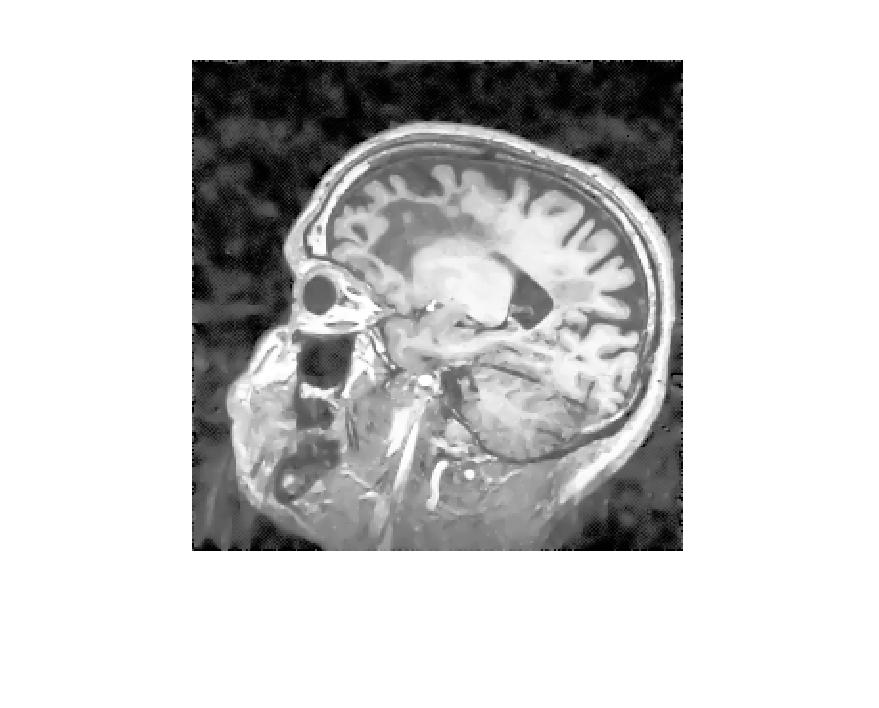
%> input picture Question_5/brain.tech.jpg, 879 x 708 px
$ octave CSE377MidtermQ5.m   (GNU Octave 9; MATLAB toolbox functions it lacks are replaced by stand-ins)
%> lines starting %> are read from the running program, lines starting %| are printed output that depends on the picture
%Daniel Peterson - 109091561

img = imread('brain.tech.jpg'); %read image
%> img is the input picture: size 708x879x3 uint8; min 0, max 255, mean 204.4
img2 = rgb2gray(img);   %convert to grayscale
smoothed_img = imgaussfilt(img2, 0.5); %smooth image by sigma 0.5
figure,
imshow(smoothed_img); %show image
imwrite(smoothed_img,'brain.tech-smoothed.jpg', 'jpg');%write image
smoothed_img = imgaussfilt(img2, 5);%smooth image by sigma 5
figure,
imshow(smoothed_img); %show image
imwrite(smoothed_img,'brain.tech-smoothed2.jpg', 'jpg');%write image
smoothed_img = imgaussfilt(img2, 10);%smooth image by sigma 10
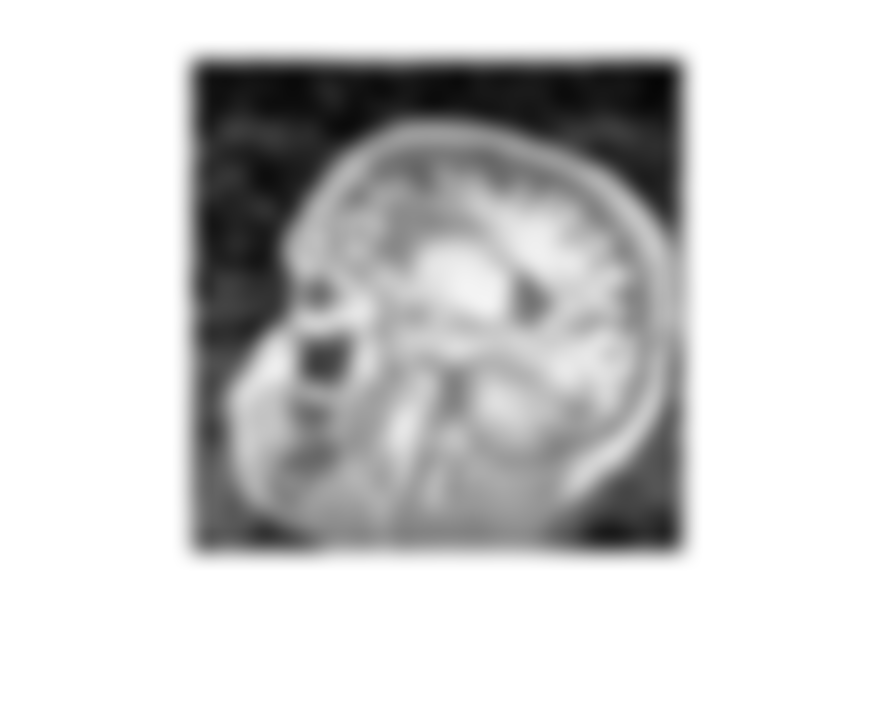
%> smoothed_img: size 708x879 uint8; min 5, max 255, mean 204.4
figure,
imshow(smoothed_img); %show image
imwrite(smoothed_img,'brain.tech-smoothed3.jpg', 'jpg');%write image
smoothed_img = imgaussfilt(img2, [1,7.5]);%smooth image by sigma x=1, y=7.5
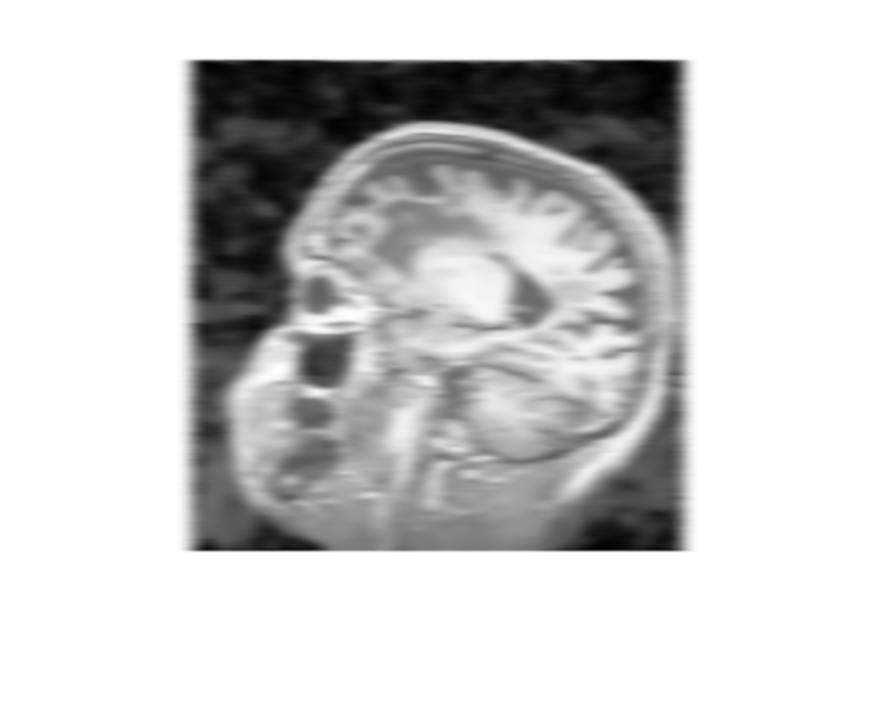
%> smoothed_img: size 708x879 uint8; min 2, max 255, mean 204.4; mean of the top-left, top-right, bottom-left and bottom-right quarters 179.1, 197.2, 220.1, 221.3
figure,
imshow(smoothed_img); %show image
imwrite(smoothed_img,'brain.tech-smoothed4.jpg', 'jpg');%write image
smoothed_img = imgaussfilt(img2, [7.5,1]);%smooth image by sigma x=7.5, y=1
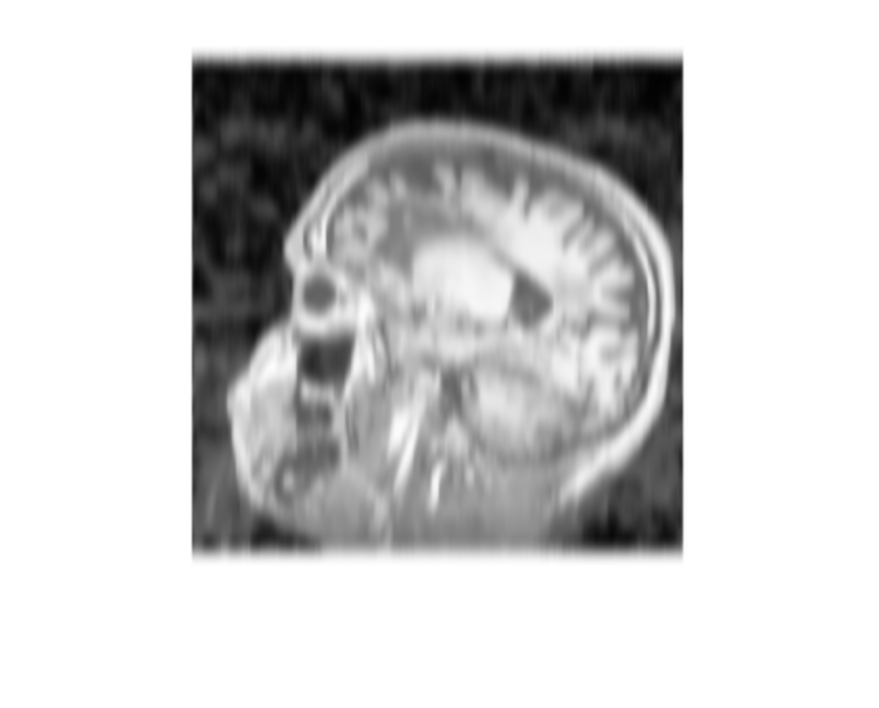
%> smoothed_img: size 708x879 uint8; min 2, max 255, mean 204.4; mean of the top-left, top-right, bottom-left and bottom-right quarters 179, 197.2, 220.2, 221.3
figure,
imshow(smoothed_img); %show image
imwrite(smoothed_img,'brain.tech-smoothed5.jpg', 'jpg');%write image

img = imread('heart.jpg'); %read image
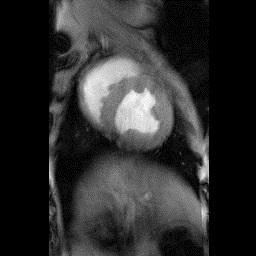
%> input picture Question_5/heart.jpg, 256 x 256 px
%> img is the input picture: size 256x256x3 uint8; min 0, max 255, mean 45.4
img2 = rgb2gray(img);   %convert to grayscale
%> img2: size 256x256 uint8
smoothed_img = imgaussfilt(img2, 0.5);%smooth image by sigma 0.5
%> smoothed_img: size 256x256 uint8
figure,
imshow(smoothed_img); %show image
imwrite(smoothed_img,'heart-smoothed.jpg', 'jpg');%write image
smoothed_img = imgaussfilt(img2, 5);%smooth image by sigma 5
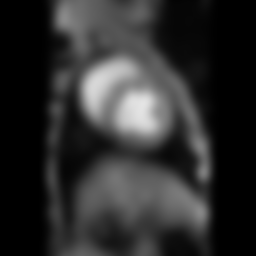
%> smoothed_img: size 256x256 uint8; min 0, max 228, mean 45.4
figure,
imshow(smoothed_img); %show image
imwrite(smoothed_img,'heart-smoothed2.jpg', 'jpg');%write image
smoothed_img = imgaussfilt(img2, 10);%smooth image by sigma 10
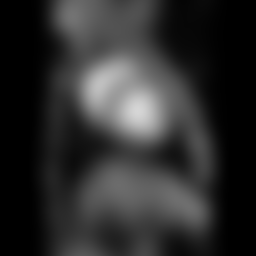
%> smoothed_img: size 256x256 uint8; min 0, max 214, mean 45.4
figure,
imshow(smoothed_img); %show image
imwrite(smoothed_img,'heart-smoothed3.jpg', 'jpg');%write image
smoothed_img = imgaussfilt(img2, [1,7.5]);%smooth image by sigma x = 1, y = 7.5
figure,
imshow(smoothed_img); %show image
imwrite(smoothed_img,'heart-smoothed4.jpg', 'jpg');%write image
smoothed_img = imgaussfilt(img2, [7.5,1]);%smooth image by sigma x = 7.5, y = 1
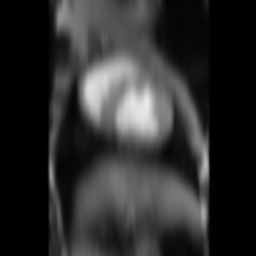
%> smoothed_img: size 256x256 uint8; min 0, max 234, mean 45.4
figure,
imshow(smoothed_img); %show image
imwrite(smoothed_img,'heart-smoothed5.jpg', 'jpg'); %write image

%The filter sharpens an image by adding the image
%F to the data which is removed when smoothing an
%image. If the smoothed image data is removed from
%the original image, then that data can be re-added
%to the original image to sharpen along the edges.

%Each of the images is smoothed with 5 different
%sigma values, the greater the sigma, the more
%smoothing occurs. The first sigma value is 0.5,
%which sharpens the image because its value is less
%than 1. The next value is 5, which is noticibly
%blurry, and the following value is 10, which is
%even blurrier. These two blurred images are
%uniformly blurred across both the x and y axes. The
%next filter is a sigma of 1 in the x direction and a
%sigma of 7.5 in the y direction. The resulting image
%is blurred but only the features in the x direction are
%suppressed. The opposite is true for the fifth filter, as
%it is a sigma of 7.5 in the x direction and 1 in the y
%direction. The resulting image is blurred, but only the
%features in the y direction are suppressed.
